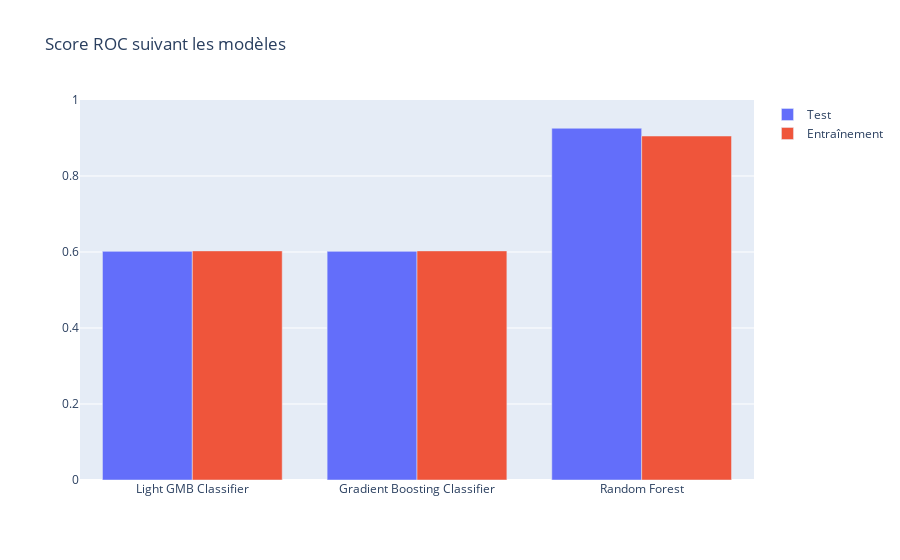

The cell this chart's notebook holds for it:
### Code cell
fig = go.Figure(data=[
    go.Bar(name='Test', x=df_perf["Modèle"], y=df_perf["ROC_AUC_entraînement"]),
    go.Bar(name='Entraînement', x=df_perf["Modèle"], y=df_perf["ROC_AUC_test"])
])
fig.update_yaxes(range=[0,1])

fig.update_layout(barmode='group', title="Score ROC suivant les modèles")
fig.show()

### Figure 1 — Plotly figure (JSON) as saved in the notebook; plotly's stock layout.template omitted (floating-point values rounded to 4 significant figures)
{"data": [{"name": "Test", "type": "bar", "x": ["Light GMB Classifier", "Gradient Boosting Classifier", "Random Forest"], "y": [0.6017, 0.6017, 0.9256]}, {"name": "Entraînement", "type": "bar", "x": ["Light GMB Classifier", "Gradient Boosting Classifier", "Random Forest"], "y": [0.6029, 0.6029, 0.9052]}], "layout": {"barmode": "group", "title": {"text": "Score ROC suivant les modèles"}, "yaxis": {"range": [0, 1]}}}
